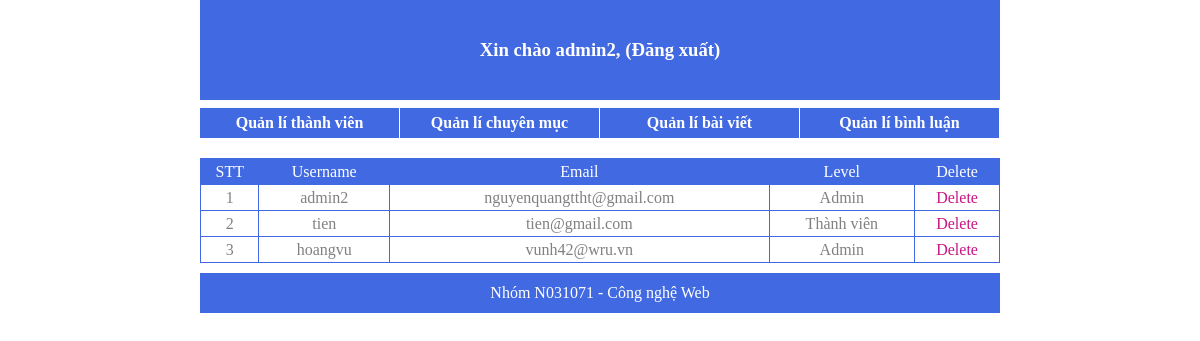
The app's page /2.Sources/admin/list_user.php (signed in) with its own data.
### tables this page shows
CREATE TABLE `user` (
  `id` int(10) UNSIGNED NOT NULL,
  `username` varchar(50) NOT NULL,
  `password` varchar(50) NOT NULL,
  `email` varchar(50) NOT NULL,
  `birthday` date NOT NULL,
  `gender` int(1) NOT NULL,
  `level` int(1) NOT NULL
);

### 2.Sources/admin/list_user.php (the view, shortened to what this page needs)
<?php
require("templates/header.php");
?>
    <div id="wrapper">
        <table>
            <tr style="background: royalblue; color: white;">
                <td>STT</td>
                <td>Username</td>
                <td>Email</td>
                <td>Level</td>
                <td>Delete</td>
            </tr>
            <?php
            require("../library/config.php");
            $stt = 1;
            $result = mysqli_query($conn, "select * from user");
            while ($data = mysqli_fetch_assoc($result))
            {
                echo "<tr>";
                echo "<td>$stt</td>";
                echo "<td>$data[username]</td>";
                echo "<td>$data[email]</td>";
                if ($data['level'] == 2) {
                    echo "<td>Thành viên</td>";
                } else {
                    echo "<td>Admin</td>";
                }
                echo "<td><a href='del_user.php?id=$data[id]' onclick='return show_confirm();' style='color: mediumvioletred;'>Delete</a></td>";
                echo "</tr>";
                $stt++;
            }
            ?>
        </table>
    </div>
<?php
require('templates/footer.php');
?>

### 2.Sources/admin/style.css (style rules this page uses)
* { padding: 0; margin: 0; }
a { text-decoration: none; }
body { width: 800px; margin: auto; }
#wrapper table { width: 800px; text-align: center; margin-top: 20px; border-collapse: collapse ; color: gray; }
#wrapper table tr { border: 1px solid royalblue ; line-height: 25px; }
#wrapper table td { border: 1px solid royalblue; }

### records on screen
user: username "admin2", email "nguyenquangttht@gmail.com", level "Admin"
user: username "tien", email "tien@gmail.com", level "Thành viên"
user: username "hoangvu", email "vunh42@wru.vn", level "Admin"

### other values on screen
$_SESSION["username"] "admin2"
